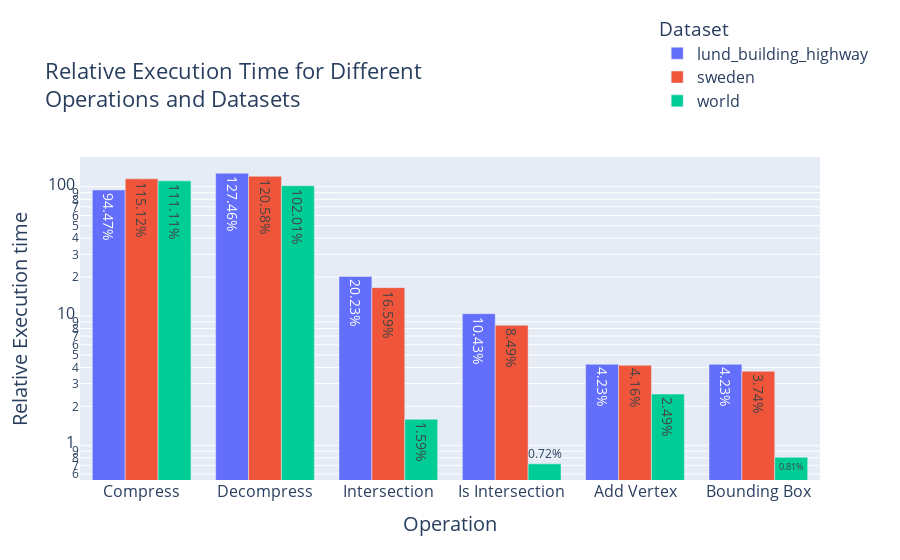

This figure's notebook cell:
### Markdown cell above
### Plot the Results

### Code cell
SHOW_PREVIOUS = True
dataset_name = os.path.splitext(os.path.basename(DATASET_PATH))[0]
times = df_relative.drop(axis=1, labels=['idx_unary', 'idx_binary', "comp_size", "decomp_size"])
times['Dataset'] = dataset_name

prevs = glob.glob(f'reports/*')
for prev in prevs:
    dataset = prev.split("[")[1].split("]")[0]
    prev_df = pd.read_csv(prev)
    prev_df['Dataset'] = dataset
    prev_times = prev_df.drop(axis=1, labels=['idx_unary', 'idx_binary', 'comp_size', 'decomp_size', 'Unnamed: 0'])
    times = pd.concat([times, prev_times])

times = times.melt('Dataset', var_name="Statistic", value_name='Seconds')
times['Statistic'] = times['Statistic'].apply(lambda x: str(x))

import  plotly.express as px
times.columns = ['Dataset', 'Statistic', 'Seconds']
times = times.groupby(["Dataset",  "Statistic"]).mean()
times.reset_index(inplace=True)
times["Seconds"] *= 100
fig = px.bar(times, x="Statistic", y='Seconds', color="Dataset", barmode="group", log_y=True, text="Seconds", 
            title="Relative Execution Time for Different <br>Operations and Datasets<br>",
            category_orders={"Statistic": ["Compress", "Decompress", "Intersection", "Is Intersection", "Add Vertex", "Bounding Box"]})
fig.update_yaxes(title_text="Relative Execution time", tickfont=dict(size=16), title_font=dict(size=20))
fig.update_xaxes(title_text="Operation", title_font=dict(size=20))
#fig.update_annotations(font=dict(size=16))

fig.update_traces(texttemplate='%{text:.2f}%',textfont=dict(size=14))
fig.update_layout(legend=dict(
                            yanchor="top",
                            y=1.45,
                            xanchor="left",
                            x=0.78,
                            orientation="v",
                            font=dict(size=16),
                        ),
                  title={"font": {'size': 22}})
fig.update_xaxes(tickfont=dict(size=16))




fig.show()

### Figure 1 — Plotly figure (JSON) as saved in the notebook; plotly's stock layout.template omitted (floating-point values rounded to 4 significant figures)
{"data": [{"alignmentgroup": "True", "hovertemplate": "Dataset=lund_building_highway<br>Statistic=%{x}<br>Seconds=%{text}<extra></extra>", "legendgroup": "lund_building_highway", "marker": {"color": "#636efa", "pattern": {"shape": ""}}, "name": "lund_building_highway", "offsetgroup": "lund_building_highway", "orientation": "v", "showlegend": true, "text": [4.233, 4.229, 94.47, 127.5, 20.23, 10.43], "textfont": {"size": 14}, "textposition": "auto", "texttemplate": "%{text:.2f}%", "type": "bar", "x": ["Add Vertex", "Bounding Box", "Compress", "Decompress", "Intersection", "Is Intersection"], "xaxis": "x", "y": [4.233, 4.229, 94.47, 127.5, 20.23, 10.43], "yaxis": "y"}, {"alignmentgroup": "True", "hovertemplate": "Dataset=sweden<br>Statistic=%{x}<br>Seconds=%{text}<extra></extra>", "legendgroup": "sweden", "marker": {"color": "#EF553B", "pattern": {"shape": ""}}, "name": "sweden", "offsetgroup": "sweden", "orientation": "v", "showlegend": true, "text": [4.158, 3.738, 115.1, 120.6, 16.59, 8.489], "textfont": {"size": 14}, "textposition": "auto", "texttemplate": "%{text:.2f}%", "type": "bar", "x": ["Add Vertex", "Bounding Box", "Compress", "Decompress", "Intersection", "Is Intersection"], "xaxis": "x", "y": [4.158, 3.738, 115.1, 120.6, 16.59, 8.489], "yaxis": "y"}, {"alignmentgroup": "True", "hovertemplate": "Dataset=world<br>Statistic=%{x}<br>Seconds=%{text}<extra></extra>", "legendgroup": "world", "marker": {"color": "#00cc96", "pattern": {"shape": ""}}, "name": "world", "offsetgroup": "world", "orientation": "v", "showlegend": true, "text": [2.491, 0.8074, 111.1, 102.0, 1.589, 0.7186], "textfont": {"size": 14}, "textposition": "auto", "texttemplate": "%{text:.2f}%", "type": "bar", "x": ["Add Vertex", "Bounding Box", "Compress", "Decompress", "Intersection", "Is Intersection"], "xaxis": "x", "y": [2.491, 0.8074, 111.1, 102.0, 1.589, 0.7186], "yaxis": "y"}], "layout": {"barmode": "group", "legend": {"font": {"size": 16}, "orientation": "v", "title": {"text": "Dataset"}, "tracegroupgap": 0, "x": 0.78, "xanchor": "left", "y": 1.45, "yanchor": "top"}, "title": {"font": {"size": 22}, "text": "Relative Execution Time for Different <br>Operations and Datasets<br>"}, "xaxis": {"anchor": "y", "categoryarray": ["Compress", "Decompress", "Intersection", "Is Intersection", "Add Vertex", "Bounding Box"], "categoryorder": "array", "domain": [0, 1], "tickfont": {"size": 16}, "title": {"font": {"size": 20}, "text": "Operation"}}, "yaxis": {"anchor": "x", "domain": [0, 1], "tickfont": {"size": 16}, "title": {"font": {"size": 20}, "text": "Relative Execution time"}, "type": "log"}}}
